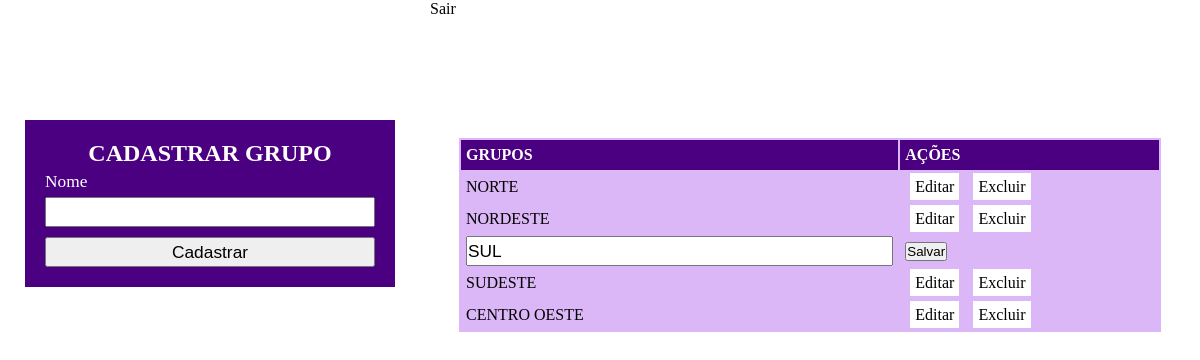
The app's page /grupo.php?ac=editar&id=3 (signed in) with its own data.
### tables this page shows
CREATE TABLE `grupos` (
  `id_grupo` int(11) NOT NULL,
  `grupo_nome` varchar(100) NOT NULL
);

### CLASSES/Grupos.php (called while the page is built, shortened)
<?php
require_once "./CLASSES/conexao.php";
Class Grupo{
    public function buscarGrupos(){
        $pdo = new Conexao();
        $sql = $pdo->getPDO()->prepare("SELECT * FROM grupos");
        $sql->execute();
        return $sql->fetchAll(PDO::FETCH_OBJ);
    }
}
?>

### CLASSES/Conexao.php (called while the page is built, shortened)
<?php
Class Conexao{
  private $pdo;
  private $nome = "desafio_economapas";
  private $host = "localhost";
  private $usuario = "root";
  private $senha = "";
  public function getPDO(){
    return $this->conectar();
  }
  private function conectar(){
    try{
      $this->pdo = new PDO("mysql:dbname=".$this->nome.";host=".$this->host, $this->usuario, $this->senha);
    }
    catch(PDOException $e){
      $this->msgErro = $e->getMessage();
      printf("<div class=\"msg-erro\">{$this->msgErro}</div>");
    }
    return $this->pdo;
  }
}
?>

### grupo.php (the view, shortened to what this page needs)
<?php
 require_once "./CLASSES/Grupos.php";
 $Grupo = new Grupo();
 $id = isset($_GET["id"]) ? $_GET["id"] : null;
 $ac = isset($_GET["ac"]) ? $_GET["ac"] : null;
?>
<a href="sair.php">Sair</a>
<!DOCTYPE html>
<html>
<head>
    <link rel="stylesheet" href="CSS/areaPrivada.css">
</head>
<body>
    <section id="esquerda">
      <form method="post" action="">
        <h2>CADASTRAR GRUPO</h2>
        <label for="grupo">Nome</label>
        <input type="text" name="grupo_nome" id="UF">
        <input type="submit" value="Cadastrar">
      </form>
    </section>
    <section id="direita">
      <table id="tb-grupo">
        <tr id="titulo">
          <td>GRUPOS</td>
          <td>AÇÕES</td>
        </tr>
         <?php
         foreach($Grupo->buscarGrupos() as $grupo_nome):
          if($ac === 'editar' && $grupo_nome->id_grupo == $id){
            ?>
              <tr>
                <form method="get" action="">
                  <td>
                    <input type="text" name="novo-grupo-nome" value="<?php echo $grupo_nome->grupo_nome?>">
                  </td>
                  <td>
                    <button type="submit" class="link-editar">Salvar</button>
                  </td>
                </form>
              </tr>
            <?php
          } else {
            ?>
              <tr>
                <td>
                  <?php echo $grupo_nome->grupo_nome?>
                </td>
                <td>
                  <a class="link-editar" href="?ac=editar&id=<?php echo $grupo_nome->id_grupo?>">Editar</a>
                  <a class="link-excluir" href="?ac=excluir&id=<?php echo $grupo_nome->id_grupo?>">Excluir</a>
                </td>
              </tr>
            <?php
          }
         ?>
         <?php
         endforeach;
         ?>
      </table>
</html>

### CSS/areaPrivada.css (style rules this page uses)
* { margin: 0px; padding: 0px; }
label, input { display: block; line-height: 30px; height: 30px; outline: none; font-size: 13pt; width: 100%; }
form { width: 330px; background-color: #4b0082; color: #ffffff; padding: 20px; margin: 120px auto; }
input[type="submit"] { margin-top: 10px; cursor: pointer; }
h2 { text-align: center; }
#esquerda { width: 35%; float: left; }
#direita { width: 65%; float: left; }
table { background-color: #dcb7f7; width: 90%; margin: 120px auto; }
tr { line-height: 30px; }
tr#titulo { font-weight: bold; background-color: #4b0082; color: #ffffff; }
td { padding: 0px 5px; }
a { background-color: #ffffff; color: #000000; padding: 5px; margin: 0px 5px; text-decoration: none; }

### records on screen
grupos: grupo_nome "NORTE"
grupos: grupo_nome "NORDESTE"
grupos: novo-grupo-nome "SUL"
grupos: grupo_nome "SUDESTE"
grupos: grupo_nome "CENTRO OESTE"
